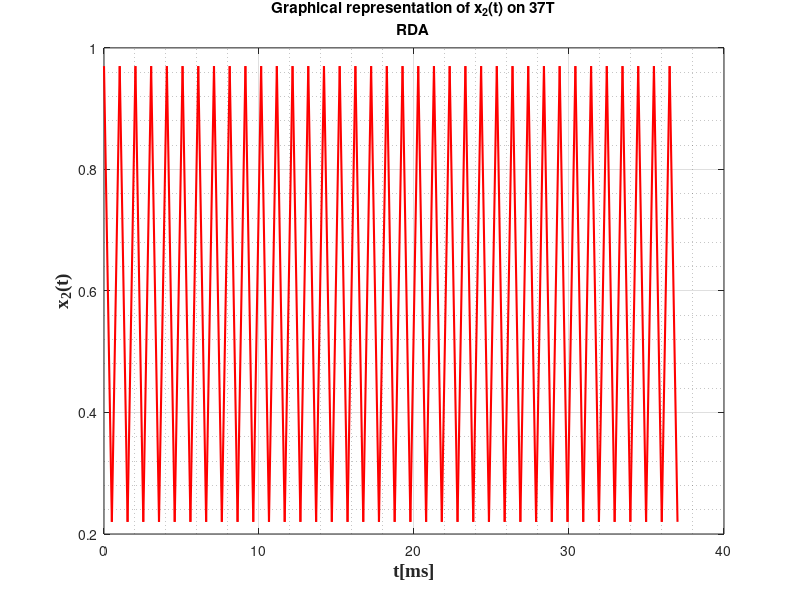

Write the MATLAB code that produced this figure.
%x2(t) 
T_2=1;
t = linspace(0,1,2);
x = 0.86*t.^2-2.05*t+0.97;
v=ones(1,37);
x2=x'*v;
x2=x2(:);
for i = 1:74
    if x2(i) < 0
        x2(i) = -x2(i);
    end
end
T2=linspace(0,37*T_2,(T_2+1)*37);
T2=T2(:);
plot(T2,x2,'r','LineWidth',1.5);
grid on;
grid minor;
xlabel('t[ms]', 'fontweight', 'bold', 'fontsize', 14, 'FontName', 'Times New Roman');
ylabel('x_{2}(t)','fontweight','bold','fontsize', 14, 'FontName', 'Times New Roman');
title({'Graphical representation of x_{2}(t) on 37T';'RDA'});

